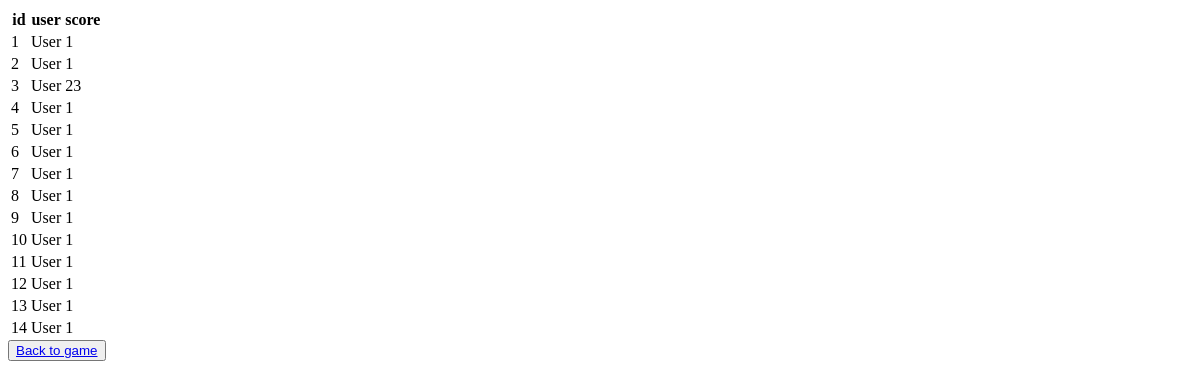
The page /authorization/show_scores on the database as committed earlier.
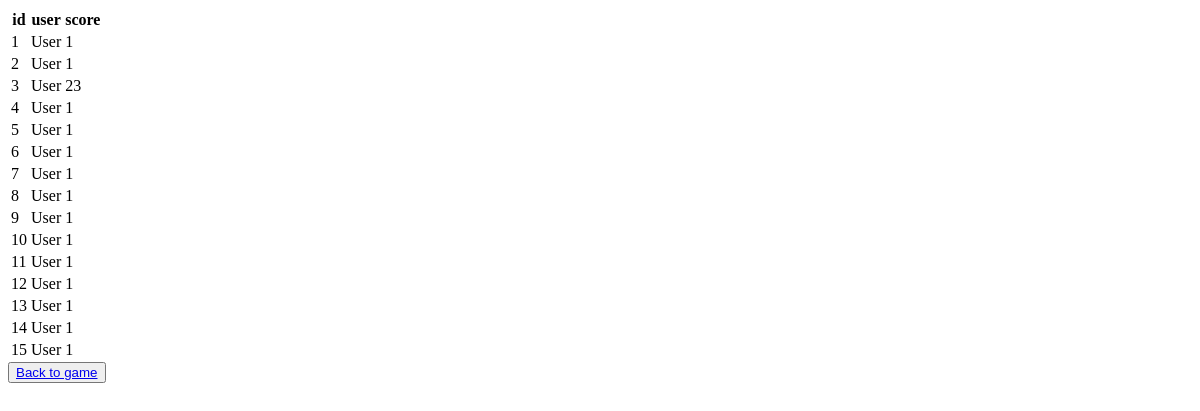
The same page on the database as committed later.
### authorization/models.py (models this page shows)
class Score(models.Model):
    user = models.CharField(max_length=30)
    score = models.IntegerField()

### authorization/views.py (the view)
# urls.py: path('show_scores', views.show_scores, name = "show_scores"),
def show_scores(request):
    MODEL_HEADERS=[f.name for f in Score._meta.get_fields()]
    query_results = [list(i.values()) for i in list(Score.objects.all().values())]
    return render(request, "Scores_show.html", {
            "query_results" : query_results,
            "model_headers" : MODEL_HEADERS
        })

### templates/Scores_show.html
<table>
    <tr>
    {% for item in model_headers %}
    <th>{{ item }}</th>
    {% endfor %}
    </tr>
    {% for all_rows in query_results %}
    <tr>
    {% for every_column in all_rows %}
    <td>{{ every_column }}</td>
    {% endfor %}
    </tr>
    {% endfor %}
</table>
<button  class="back_to_game" type="button"><a href="/snake_game">  Back to game</button>

Rows that differ between the two databases and show on the page:
added Score: all_rows "User"
Other text that changed with them:
new list line: "15 1"
